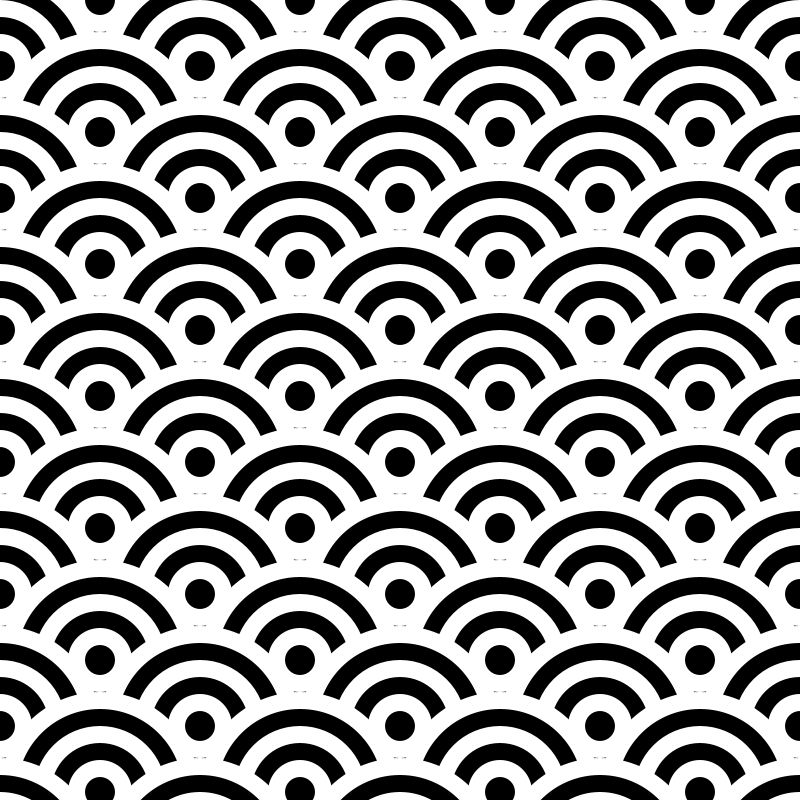
Frame 1 (no input)
Frame 60 (the mouse pressed at the canvas centre just before this capture): identical to frame 1, image omitted
Frame 120 (the mouse held since frame 60 and released just before this capture): identical to frame 1, image omitted

The Processing sketch that drew this single still picture (run headless with seeded random() and noise(); from frame 60 on, the mouse is pressed at the canvas centre):

// Processing sketch: ejercicio_3
// ── ejercicio_3.pde
float lado_celda;

void setup() {
  size(800, 800);
  lado_celda= width/4;
}


void draw() {
  background(128);
  noStroke();

  boolean correr = true;

  for (int y = 0; y <= height + lado_celda/3; y += lado_celda/3) {
    
    int inicio_x = 0;
    if (correr) {
      inicio_x = int(lado_celda/2);
    }
    for (int x = inicio_x; x <= width; x += lado_celda) {
      dibujarBlanco(x, y, lado_celda, 6);
    }
    correr = ! correr;
  }
}





void dibujarBlanco(float x, float y, float diam, int anillos) {
  boolean negro = false;  
  for (int i = int(diam); i > 0; i -= diam/anillos) {
    if (negro) {
      fill(0);
    } else {
      fill(255);
    }
    ellipse(x, y, i, i);
    negro = !negro;
  }
}
